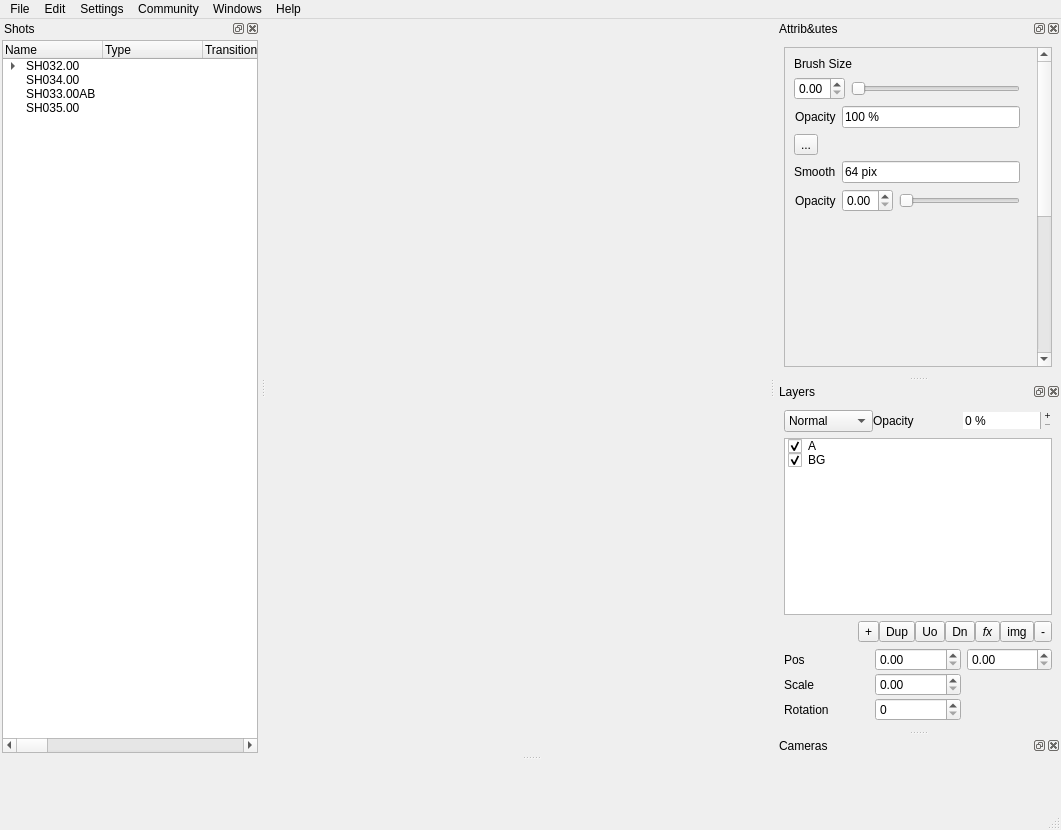
<?xml version="1.0" encoding="UTF-8"?>
<ui version="4.0">
 <class>MainWindowBoarder</class>
 <widget class="QMainWindow" name="MainWindowBoarder">
  <property name="geometry">
   <rect>
    <x>0</x>
    <y>0</y>
    <width>1061</width>
    <height>830</height>
   </rect>
  </property>
  <property name="windowTitle">
   <string>Boarder</string>
  </property>
  <widget class="QWidget" name="centralwidget">
   <layout class="QVBoxLayout" name="verticalLayout">
    <item>
     <widget class="QSplitter" name="splitter">
      <property name="orientation">
       <enum>Qt::Orientation::Horizontal</enum>
      </property>
     </widget>
    </item>
   </layout>
  </widget>
  <widget class="QMenuBar" name="menubar">
   <property name="geometry">
    <rect>
     <x>0</x>
     <y>0</y>
     <width>1061</width>
     <height>24</height>
    </rect>
   </property>
   <widget class="QMenu" name="menuFile">
    <property name="title">
     <string>File</string>
    </property>
    <addaction name="actionNew"/>
    <addaction name="actionOpen"/>
    <addaction name="actionSave"/>
    <addaction name="separator"/>
    <addaction name="actionLogin"/>
    <addaction name="separator"/>
    <addaction name="actionExport_as_PDF"/>
    <addaction name="actionExport_Movie"/>
    <addaction name="actionExport_EDL"/>
    <addaction name="actionUpload_to_Flow"/>
    <addaction name="separator"/>
    <addaction name="actionQuit"/>
   </widget>
   <widget class="QMenu" name="menuEdit">
    <property name="title">
     <string>Edit</string>
    </property>
   </widget>
   <widget class="QMenu" name="menuWindows">
    <property name="title">
     <string>Windows</string>
    </property>
    <addaction name="actionConsole_Log"/>
    <addaction name="actionPerfect_Script"/>
   </widget>
   <widget class="QMenu" name="menuHelp">
    <property name="title">
     <string>Help</string>
    </property>
    <addaction name="actionAbout"/>
   </widget>
   <widget class="QMenu" name="menuSettings">
    <property name="title">
     <string>Settings</string>
    </property>
    <widget class="QMenu" name="menuThemes">
     <property name="title">
      <string>Theme</string>
     </property>
     <addaction name="actionWhite"/>
     <addaction name="actionDark"/>
     <addaction name="actionBlack"/>
    </widget>
    <addaction name="menuThemes"/>
    <addaction name="actionPainterOptions"/>
   </widget>
   <widget class="QMenu" name="menuCommunity">
    <property name="title">
     <string>Community</string>
    </property>
    <addaction name="actionPost_issue"/>
    <addaction name="actionTeam_email"/>
   </widget>
   <addaction name="menuFile"/>
   <addaction name="menuEdit"/>
   <addaction name="menuSettings"/>
   <addaction name="menuCommunity"/>
   <addaction name="menuWindows"/>
   <addaction name="menuHelp"/>
  </widget>
  <widget class="QStatusBar" name="statusbar"/>
  <widget class="QDockWidget" name="dockAttributes">
   <property name="minimumSize">
    <size>
     <width>286</width>
     <height>146</height>
    </size>
   </property>
   <property name="windowTitle">
    <string>Attrib&amp;utes</string>
   </property>
   <attribute name="dockWidgetArea">
    <number>2</number>
   </attribute>
   <widget class="QWidget" name="attributesDockWidget">
    <layout class="QVBoxLayout" name="verticalLayout_6">
     <item>
      <widget class="QScrollArea" name="scrollArea">
       <property name="sizePolicy">
        <sizepolicy hsizetype="Minimum" vsizetype="Minimum">
         <horstretch>0</horstretch>
         <verstretch>0</verstretch>
        </sizepolicy>
       </property>
       <property name="minimumSize">
        <size>
         <width>0</width>
         <height>100</height>
        </size>
       </property>
       <property name="verticalScrollBarPolicy">
        <enum>Qt::ScrollBarPolicy::ScrollBarAlwaysOn</enum>
       </property>
       <property name="widgetResizable">
        <bool>false</bool>
       </property>
       <widget class="QWidget" name="attributesWidgetContents">
        <property name="geometry">
         <rect>
          <x>0</x>
          <y>0</y>
          <width>244</width>
          <height>596</height>
         </rect>
        </property>
        <property name="sizePolicy">
         <sizepolicy hsizetype="Ignored" vsizetype="Ignored">
          <horstretch>0</horstretch>
          <verstretch>0</verstretch>
         </sizepolicy>
        </property>
        <layout class="QVBoxLayout" name="verticalLayout_3">
         <item>
          <widget class="QLabel" name="label">
           <property name="text">
            <string>Brush Size</string>
           </property>
          </widget>
         </item>
         <item>
          <layout class="QHBoxLayout" name="attributesGroupLayout">
           <item>
            <widget class="QDoubleSpinBox" name="doubleSpinBox">
             <property name="maximum">
              <double>1.000000000000000</double>
             </property>
             <property name="singleStep">
              <double>0.100000000000000</double>
             </property>
            </widget>
           </item>
           <item>
            <widget class="QSlider" name="horizontalSlider_2">
             <property name="maximum">
              <number>100</number>
             </property>
             <property name="orientation">
              <enum>Qt::Orientation::Horizontal</enum>
             </property>
            </widget>
           </item>
          </layout>
         </item>
         <item>
          <layout class="QFormLayout" name="formLayout">
           <property name="labelAlignment">
            <set>Qt::AlignmentFlag::AlignRight|Qt::AlignmentFlag::AlignTrailing|Qt::AlignmentFlag::AlignVCenter</set>
           </property>
           <property name="formAlignment">
            <set>Qt::AlignmentFlag::AlignRight|Qt::AlignmentFlag::AlignTop|Qt::AlignmentFlag::AlignTrailing</set>
           </property>
           <item row="0" column="0">
            <widget class="QLabel" name="label_2">
             <property name="text">
              <string>Opacity</string>
             </property>
            </widget>
           </item>
           <item row="0" column="1">
            <widget class="QLineEdit" name="lineEdit">
             <property name="text">
              <string>100 %</string>
             </property>
            </widget>
           </item>
           <item row="2" column="0">
            <widget class="QLabel" name="label_3">
             <property name="text">
              <string>Smooth</string>
             </property>
            </widget>
           </item>
           <item row="2" column="1">
            <widget class="QLineEdit" name="lineEdit_2">
             <property name="text">
              <string>64 pix</string>
             </property>
            </widget>
           </item>
           <item row="3" column="0">
            <widget class="QLabel" name="label_4">
             <property name="text">
              <string>Opacity</string>
             </property>
            </widget>
           </item>
           <item row="3" column="1">
            <layout class="QHBoxLayout" name="horizontalLayout_2">
             <item>
              <widget class="QDoubleSpinBox" name="doubleSpinBox_2">
               <property name="maximumSize">
                <size>
                 <width>75</width>
                 <height>16777215</height>
                </size>
               </property>
               <property name="maximum">
                <double>1.000000000000000</double>
               </property>
               <property name="singleStep">
                <double>0.100000000000000</double>
               </property>
              </widget>
             </item>
             <item>
              <widget class="QSlider" name="horizontalSlider_3">
               <property name="maximum">
                <number>100</number>
               </property>
               <property name="orientation">
                <enum>Qt::Orientation::Horizontal</enum>
               </property>
              </widget>
             </item>
            </layout>
           </item>
           <item row="1" column="0">
            <widget class="QToolButton" name="toolButton">
             <property name="text">
              <string>...</string>
             </property>
            </widget>
           </item>
          </layout>
         </item>
         <item>
          <spacer name="verticalSpacer">
           <property name="orientation">
            <enum>Qt::Orientation::Vertical</enum>
           </property>
           <property name="sizeHint" stdset="0">
            <size>
             <width>20</width>
             <height>446</height>
            </size>
           </property>
          </spacer>
         </item>
        </layout>
       </widget>
      </widget>
     </item>
    </layout>
   </widget>
  </widget>
  <widget class="QDockWidget" name="dockControlls">
   <property name="features">
    <set>QDockWidget::DockWidgetFeature::NoDockWidgetFeatures</set>
   </property>
   <attribute name="dockWidgetArea">
    <number>8</number>
   </attribute>
   <widget class="QWidget" name="dockWidgetContents_3">
    <layout class="QVBoxLayout" name="verticalLayout_5">
     <item>
      <widget class="QWidget" name="timeline" native="true">
       <property name="sizePolicy">
        <sizepolicy hsizetype="Expanding" vsizetype="Expanding">
         <horstretch>0</horstretch>
         <verstretch>0</verstretch>
        </sizepolicy>
       </property>
       <property name="minimumSize">
        <size>
         <width>10</width>
         <height>10</height>
        </size>
       </property>
      </widget>
     </item>
    </layout>
   </widget>
  </widget>
  <widget class="QDockWidget" name="dockShots">
   <property name="windowTitle">
    <string>Shots</string>
   </property>
   <attribute name="dockWidgetArea">
    <number>1</number>
   </attribute>
   <widget class="QWidget" name="dockWidgetContents">
    <layout class="QVBoxLayout" name="verticalLayout_4">
     <property name="leftMargin">
      <number>2</number>
     </property>
     <property name="topMargin">
      <number>2</number>
     </property>
     <property name="rightMargin">
      <number>2</number>
     </property>
     <property name="bottomMargin">
      <number>2</number>
     </property>
     <item>
      <widget class="QTreeWidget" name="shotsTreeWidget">
       <column>
        <property name="text">
         <string>Name</string>
        </property>
       </column>
       <column>
        <property name="text">
         <string>Type</string>
        </property>
       </column>
       <column>
        <property name="text">
         <string>Transition</string>
        </property>
       </column>
       <column>
        <property name="text">
         <string>Camera (movement + framing)</string>
        </property>
       </column>
       <column>
        <property name="text">
         <string>Lighting</string>
        </property>
       </column>
       <column>
        <property name="text">
         <string>Audio (ambient + SFX)</string>
        </property>
       </column>
       <column>
        <property name="text">
         <string>Frame Count</string>
        </property>
       </column>
       <column>
        <property name="text">
         <string>Time Of Day</string>
        </property>
       </column>
       <column>
        <property name="text">
         <string>Restore</string>
        </property>
       </column>
       <column>
        <property name="text">
         <string>New Column</string>
        </property>
       </column>
       <column>
        <property name="text">
         <string>FX</string>
        </property>
       </column>
       <column>
        <property name="text">
         <string>Notes</string>
        </property>
       </column>
       <column>
        <property name="text">
         <string>Dialog Summary</string>
        </property>
       </column>
       <column>
        <property name="text">
         <string>Duration</string>
        </property>
       </column>
       <column>
        <property name="text">
         <string>Episode</string>
        </property>
       </column>
       <column>
        <property name="text">
         <string>Task Template</string>
        </property>
       </column>
       <column>
        <property name="text">
         <string>Status</string>
        </property>
       </column>
       <column>
        <property name="text">
         <string>Action</string>
        </property>
       </column>
       <column>
        <property name="text">
         <string>Notes</string>
        </property>
       </column>
       <item>
        <property name="text">
         <string>SH032.00</string>
        </property>
        <property name="text">
         <string/>
        </property>
        <property name="text">
         <string/>
        </property>
        <property name="text">
         <string/>
        </property>
        <property name="text">
         <string/>
        </property>
        <property name="text">
         <string/>
        </property>
        <property name="text">
         <string/>
        </property>
        <property name="text">
         <string/>
        </property>
        <property name="text">
         <string/>
        </property>
        <property name="text">
         <string>DAY</string>
        </property>
        <property name="text">
         <string>3D</string>
        </property>
        <property name="text">
         <string/>
        </property>
        <property name="text">
         <string/>
        </property>
        <property name="text">
         <string>33</string>
        </property>
        <property name="text">
         <string>106</string>
        </property>
        <property name="text">
         <string>Shot Task</string>
        </property>
        <property name="text">
         <string>rdy</string>
        </property>
        <property name="text">
         <string/>
        </property>
        <property name="text">
         <string>Let's have this a standard 3/4 of Sadie's house that we will re-use for establishing shots throughout show. Have someone mid shot walking away from camera on footpath (So no expression needed) any generis person, with a generic walk.</string>
        </property>
        <item>
         <property name="text">
          <string>A</string>
         </property>
         <property name="text">
          <string/>
         </property>
         <property name="text">
          <string/>
         </property>
         <property name="text">
          <string/>
         </property>
         <property name="text">
          <string/>
         </property>
         <property name="text">
          <string/>
         </property>
         <property name="text">
          <string/>
         </property>
         <property name="text">
          <string/>
         </property>
         <property name="text">
          <string/>
         </property>
         <property name="text">
          <string/>
         </property>
         <property name="text">
          <string/>
         </property>
         <property name="text">
          <string/>
         </property>
         <property name="text">
          <string/>
         </property>
         <property name="text">
          <string/>
         </property>
         <property name="text">
          <string/>
         </property>
         <property name="text">
          <string/>
         </property>
         <property name="text">
          <string>rdy</string>
         </property>
         <property name="text">
          <string/>
         </property>
         <property name="text">
          <string/>
         </property>
        </item>
        <item>
         <property name="text">
          <string>B</string>
         </property>
         <property name="text">
          <string/>
         </property>
         <property name="text">
          <string/>
         </property>
         <property name="text">
          <string/>
         </property>
         <property name="text">
          <string/>
         </property>
         <property name="text">
          <string/>
         </property>
         <property name="text">
          <string/>
         </property>
         <property name="text">
          <string/>
         </property>
         <property name="text">
          <string/>
         </property>
         <property name="text">
          <string/>
         </property>
         <property name="text">
          <string/>
         </property>
         <property name="text">
          <string/>
         </property>
         <property name="text">
          <string/>
         </property>
         <property name="text">
          <string/>
         </property>
         <property name="text">
          <string/>
         </property>
         <property name="text">
          <string/>
         </property>
         <property name="text">
          <string>rdy</string>
         </property>
         <property name="text">
          <string/>
         </property>
         <property name="text">
          <string/>
         </property>
        </item>
       </item>
       <item>
        <property name="text">
         <string>SH034.00</string>
        </property>
        <property name="text">
         <string/>
        </property>
        <property name="text">
         <string/>
        </property>
        <property name="text">
         <string/>
        </property>
        <property name="text">
         <string/>
        </property>
        <property name="text">
         <string/>
        </property>
        <property name="text">
         <string/>
        </property>
        <property name="text">
         <string/>
        </property>
        <property name="text">
         <string/>
        </property>
        <property name="text">
         <string>DAY</string>
        </property>
        <property name="text">
         <string>3D</string>
        </property>
        <property name="text">
         <string/>
        </property>
        <property name="text">
         <string/>
        </property>
        <property name="text">
         <string>443</string>
        </property>
        <property name="text">
         <string>106</string>
        </property>
        <property name="text">
         <string>Shot Task</string>
        </property>
        <property name="text">
         <string>rdy</string>
        </property>
        <property name="text">
         <string/>
        </property>
        <property name="text">
         <string>OVER ALL POV CAMERA NOTE FOR PHONE FRAME; The phone frame should have a slight moving hold on it to give impression it's being held by Teepee. The magic FX fades out after the marker appears. GILBERT: On time code 1:44:21, he is rubbing his nose where it hit the phone as he look down to camera and growls to Teepee (He as a bit grumpy that Teepee hit him in nose)</string>
        </property>
       </item>
       <item>
        <property name="text">
         <string>SH033.00AB</string>
        </property>
        <property name="text">
         <string/>
        </property>
        <property name="text">
         <string/>
        </property>
        <property name="text">
         <string/>
        </property>
        <property name="text">
         <string/>
        </property>
        <property name="text">
         <string/>
        </property>
        <property name="text">
         <string/>
        </property>
        <property name="text">
         <string/>
        </property>
        <property name="text">
         <string/>
        </property>
        <property name="text">
         <string>DAY</string>
        </property>
        <property name="text">
         <string>3D</string>
        </property>
        <property name="text">
         <string/>
        </property>
        <property name="text">
         <string/>
        </property>
        <property name="text">
         <string>39</string>
        </property>
        <property name="text">
         <string>106</string>
        </property>
        <property name="text">
         <string>Shot Task</string>
        </property>
        <property name="text">
         <string>rdy</string>
        </property>
        <property name="text">
         <string/>
        </property>
        <property name="text">
         <string/>
        </property>
       </item>
       <item>
        <property name="text">
         <string>SH035.00</string>
        </property>
        <property name="text">
         <string/>
        </property>
        <property name="text">
         <string/>
        </property>
        <property name="text">
         <string/>
        </property>
        <property name="text">
         <string/>
        </property>
        <property name="text">
         <string/>
        </property>
        <property name="text">
         <string/>
        </property>
        <property name="text">
         <string/>
        </property>
        <property name="text">
         <string/>
        </property>
        <property name="text">
         <string/>
        </property>
        <property name="text">
         <string/>
        </property>
        <property name="text">
         <string/>
        </property>
        <property name="text">
         <string/>
        </property>
        <property name="text">
         <string>30</string>
        </property>
        <property name="text">
         <string>106</string>
        </property>
        <property name="text">
         <string/>
        </property>
        <property name="text">
         <string/>
        </property>
        <property name="text">
         <string/>
        </property>
        <property name="text">
         <string/>
        </property>
       </item>
      </widget>
     </item>
    </layout>
   </widget>
  </widget>
  <widget class="QDockWidget" name="dockLayers">
   <property name="sizePolicy">
    <sizepolicy hsizetype="Minimum" vsizetype="Minimum">
     <horstretch>0</horstretch>
     <verstretch>0</verstretch>
    </sizepolicy>
   </property>
   <property name="minimumSize">
    <size>
     <width>280</width>
     <height>276</height>
    </size>
   </property>
   <property name="floating">
    <bool>false</bool>
   </property>
   <property name="windowTitle">
    <string>Layers</string>
   </property>
   <attribute name="dockWidgetArea">
    <number>2</number>
   </attribute>
   <widget class="QWidget" name="dockWidgetContents_2">
    <layout class="QVBoxLayout" name="verticalLayout_2">
     <item>
      <layout class="QHBoxLayout" name="horizontalLayout_4">
       <property name="spacing">
        <number>0</number>
       </property>
       <item>
        <widget class="QComboBox" name="comboBox_layerBlendMode">
         <item>
          <property name="text">
           <string>Normal</string>
          </property>
         </item>
        </widget>
       </item>
       <item>
        <widget class="QLabel" name="label_5">
         <property name="text">
          <string>Opacity</string>
         </property>
        </widget>
       </item>
       <item>
        <widget class="QSpinBox" name="spinBox_layerOpacity">
         <property name="frame">
          <bool>false</bool>
         </property>
         <property name="buttonSymbols">
          <enum>QAbstractSpinBox::ButtonSymbols::PlusMinus</enum>
         </property>
         <property name="specialValueText">
          <string/>
         </property>
         <property name="showGroupSeparator" stdset="0">
          <bool>false</bool>
         </property>
         <property name="suffix">
          <string> %</string>
         </property>
         <property name="maximum">
          <number>100</number>
         </property>
        </widget>
       </item>
      </layout>
     </item>
     <item>
      <widget class="QListWidget" name="layerListWidget">
       <property name="sizePolicy">
        <sizepolicy hsizetype="Expanding" vsizetype="Expanding">
         <horstretch>0</horstretch>
         <verstretch>0</verstretch>
        </sizepolicy>
       </property>
       <item>
        <property name="text">
         <string>A</string>
        </property>
        <property name="checkState">
         <enum>Checked</enum>
        </property>
        <property name="flags">
         <set>ItemIsSelectable|ItemIsEditable|ItemIsDragEnabled|ItemIsDropEnabled|ItemIsUserCheckable|ItemIsEnabled</set>
        </property>
       </item>
       <item>
        <property name="text">
         <string>BG</string>
        </property>
        <property name="checkState">
         <enum>Checked</enum>
        </property>
       </item>
      </widget>
     </item>
     <item>
      <layout class="QHBoxLayout" name="horizontalLayout_5">
       <property name="spacing">
        <number>0</number>
       </property>
       <item>
        <spacer name="horizontalSpacer">
         <property name="orientation">
          <enum>Qt::Orientation::Horizontal</enum>
         </property>
         <property name="sizeHint" stdset="0">
          <size>
           <width>0</width>
           <height>0</height>
          </size>
         </property>
        </spacer>
       </item>
       <item>
        <widget class="QToolButton" name="toolButton_layerAdd">
         <property name="text">
          <string>+</string>
         </property>
         <property name="toolButtonStyle">
          <enum>Qt::ToolButtonStyle::ToolButtonTextOnly</enum>
         </property>
        </widget>
       </item>
       <item>
        <widget class="QToolButton" name="toolButton_layerDup">
         <property name="text">
          <string>Dup</string>
         </property>
         <property name="toolButtonStyle">
          <enum>Qt::ToolButtonStyle::ToolButtonTextOnly</enum>
         </property>
        </widget>
       </item>
       <item>
        <widget class="QToolButton" name="toolButton_layerMoveUp">
         <property name="text">
          <string>Uo</string>
         </property>
        </widget>
       </item>
       <item>
        <widget class="QToolButton" name="toolButton_layerMoveDown">
         <property name="text">
          <string>Dn</string>
         </property>
        </widget>
       </item>
       <item>
        <widget class="QToolButton" name="toolButton_layerFX">
         <property name="font">
          <font>
           <italic>true</italic>
          </font>
         </property>
         <property name="text">
          <string>fx</string>
         </property>
         <property name="toolButtonStyle">
          <enum>Qt::ToolButtonStyle::ToolButtonFollowStyle</enum>
         </property>
         <property name="arrowType">
          <enum>Qt::ArrowType::NoArrow</enum>
         </property>
        </widget>
       </item>
       <item>
        <widget class="QToolButton" name="toolButton_layerImage">
         <property name="text">
          <string>img</string>
         </property>
         <property name="icon">
          <iconset>
           <normaloff>digital-photography.svg</normaloff>digital-photography.svg</iconset>
         </property>
        </widget>
       </item>
       <item>
        <widget class="QToolButton" name="toolButton_layerTrash">
         <property name="text">
          <string>-</string>
         </property>
         <property name="icon">
          <iconset>
           <normaloff>delete-trash-bin.svg</normaloff>delete-trash-bin.svg</iconset>
         </property>
        </widget>
       </item>
      </layout>
     </item>
     <item>
      <layout class="QGridLayout" name="gridLayout">
       <property name="horizontalSpacing">
        <number>-1</number>
       </property>
       <property name="verticalSpacing">
        <number>2</number>
       </property>
       <item row="2" column="0">
        <widget class="QLabel" name="label_8">
         <property name="text">
          <string>Rotation</string>
         </property>
        </widget>
       </item>
       <item row="2" column="1">
        <widget class="QSpinBox" name="spinBox_layerRotation"/>
       </item>
       <item row="0" column="2">
        <widget class="QDoubleSpinBox" name="doubleSpinBox_layerPosY"/>
       </item>
       <item row="1" column="0">
        <widget class="QLabel" name="label_7">
         <property name="text">
          <string>Scale</string>
         </property>
        </widget>
       </item>
       <item row="0" column="0">
        <widget class="QLabel" name="label_6">
         <property name="text">
          <string>Pos</string>
         </property>
        </widget>
       </item>
       <item row="1" column="1">
        <widget class="QDoubleSpinBox" name="doubleSpinBox_layerScale"/>
       </item>
       <item row="0" column="1">
        <widget class="QDoubleSpinBox" name="doubleSpinBox_layerPosX"/>
       </item>
      </layout>
     </item>
    </layout>
   </widget>
  </widget>
  <widget class="QDockWidget" name="dockCameras">
   <property name="windowTitle">
    <string>Cameras</string>
   </property>
   <attribute name="dockWidgetArea">
    <number>2</number>
   </attribute>
   <widget class="QWidget" name="dockWidgetContents_4"/>
  </widget>
  <action name="actionOpen">
   <property name="text">
    <string>Open</string>
   </property>
  </action>
  <action name="actionWhite">
   <property name="text">
    <string>White</string>
   </property>
  </action>
  <action name="actionDark">
   <property name="text">
    <string>Dark</string>
   </property>
  </action>
  <action name="actionBlack">
   <property name="text">
    <string>Black</string>
   </property>
  </action>
  <action name="actionPost_issue">
   <property name="text">
    <string>Post Issue</string>
   </property>
  </action>
  <action name="actionTeam_email">
   <property name="text">
    <string>Team Email</string>
   </property>
  </action>
  <action name="actionAbout">
   <property name="text">
    <string>About</string>
   </property>
  </action>
  <action name="actionLogin">
   <property name="text">
    <string>Login</string>
   </property>
  </action>
  <action name="actionSave">
   <property name="text">
    <string>Save</string>
   </property>
  </action>
  <action name="actionQuit">
   <property name="text">
    <string>Quit</string>
   </property>
  </action>
  <action name="actionNew">
   <property name="text">
    <string>New</string>
   </property>
  </action>
  <action name="actionSave_Project">
   <property name="text">
    <string>Save Project</string>
   </property>
  </action>
  <action name="actionConsole_Log">
   <property name="text">
    <string>Console Log...</string>
   </property>
  </action>
  <action name="actionPerfect_Script">
   <property name="text">
    <string>Perfect Script...</string>
   </property>
  </action>
  <action name="actionPainterOptions">
   <property name="text">
    <string>Selection Options...</string>
   </property>
  </action>
  <action name="actionjunk">
   <property name="text">
    <string>junk</string>
   </property>
  </action>
  <action name="actionExport_as_PDF">
   <property name="text">
    <string>Export As PDF...</string>
   </property>
  </action>
  <action name="actionExport_Movie">
   <property name="text">
    <string>Export Movie...</string>
   </property>
  </action>
  <action name="actionExport_EDL">
   <property name="text">
    <string>Export EDL</string>
   </property>
  </action>
  <action name="actionUpload_to_Flow">
   <property name="text">
    <string>Upload to Flow...</string>
   </property>
  </action>
 </widget>
 <resources/>
 <connections/>
</ui>
